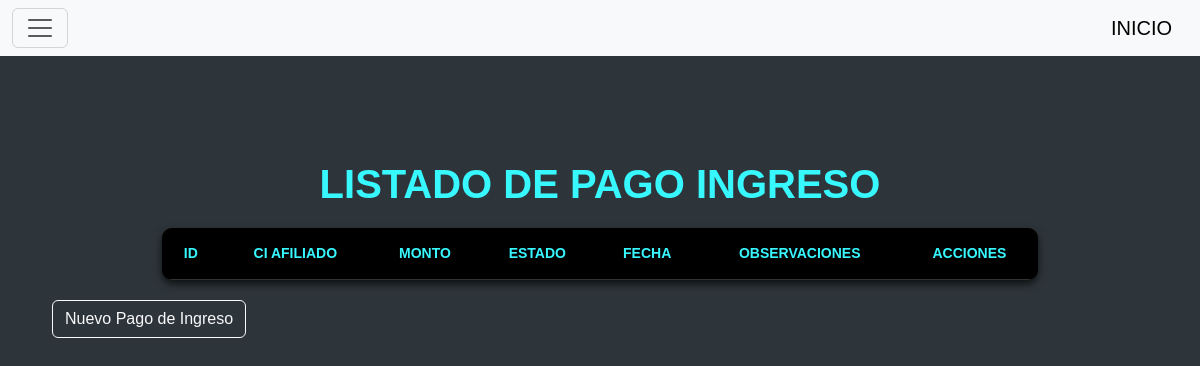
Page /ingresos/ingresos on the earlier database version.
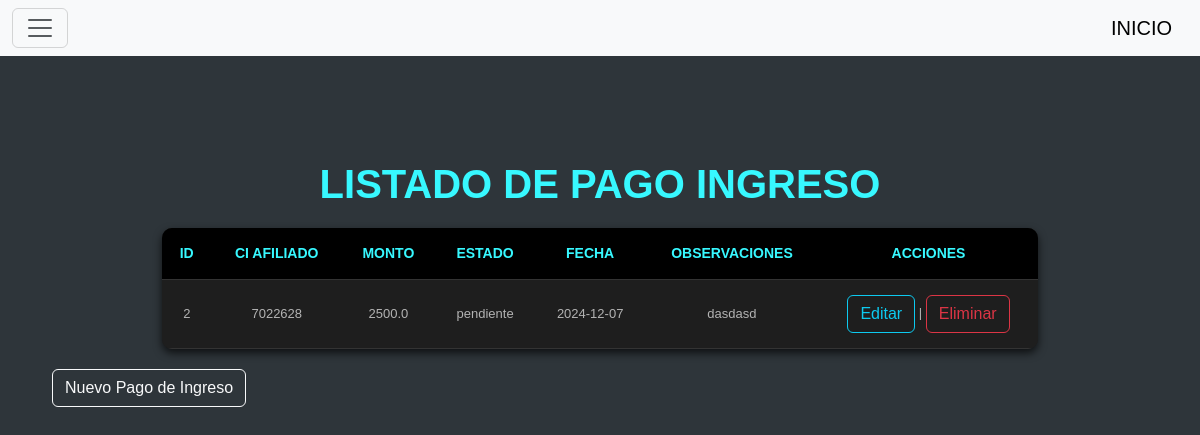
Same page on the later database version.
### tables this page shows
CREATE TABLE ingreso (
                   
            id INTEGER PRIMARY KEY AUTOINCREMENT,
            ci_afiliado INT,
            monto REAL NOT NULL,
            estado TEXT NOT NULL,
            fecha TEXT NOT NULL,
            observaciones TEXT,
            FOREIGN KEY (ci_afiliado) REFERENCES afiliado(ci)
        );

### blueprints/ingresos/__init__.py (the view)
@ingresos_bp.route("/ingresos")
def index_ingreso():
    conn = sqlite3.connect("star_service.db")
    conn.row_factory = sqlite3.Row
    cursor = conn.cursor()
    cursor.execute("SELECT * FROM ingreso")
    ingresos = cursor.fetchall()
    conn.close()
    return render_template('index_ingreso.html',ingresos=ingresos)

### blueprints/ingresos/templates/index_ingreso.html (shortened to what this page needs)
{% include 'header.html' %}
<div class="container mt-5">
    <h1 class="fw-bold">LISTADO DE PAGO INGRESO</h1>
    <table class="table-gris">
        <thead>
            <tr>
                <th>ID</th>
                <th>CI Afiliado</th>
                <th>Monto</th>
                <th>Estado</th>
                <th>Fecha</th>
                <th>Observaciones</th>
                <th>Acciones</th>
            </tr>
        </thead>
        <tbody>
            {% for ingreso in ingresos %}
            <tr>
                <td>{{ ingreso['id'] }}</td>
                <td>{{ ingreso['ci_afiliado'] }}</td>
                <td>{{ ingreso['monto'] }}</td>
                <td>{{ ingreso['estado'] }}</td>
                <td>{{ ingreso['fecha'] }}</td>
                <td>{{ ingreso['observaciones'] }}</td>
                <td>
                    <a href="{{ url_for('ingresos.editar_i', id=ingreso['id']) }}" class="btn btn-outline-info">Editar</a> |
                    <a href="{{ url_for('ingresos.eliminar_i', id=ingreso['id']) }}" onclick="return confirm('¿Estás seguro?')" class="btn btn-outline-danger">Eliminar</a>
                </td>
            </tr>
            {% endfor %}
        </tbody>
    </table>
    <a href="{{ url_for('ingresos.crear_i') }}" class="btn btn-outline-light">Nuevo Pago de Ingreso</a>
</div>
{% include 'footer.html' %}

Differences in the rows shown:
added ingreso: id "2", ci_afiliado "7022628", monto "2500.0", estado "pendiente", fecha "2024-12-07", observaciones "dasdasd"
